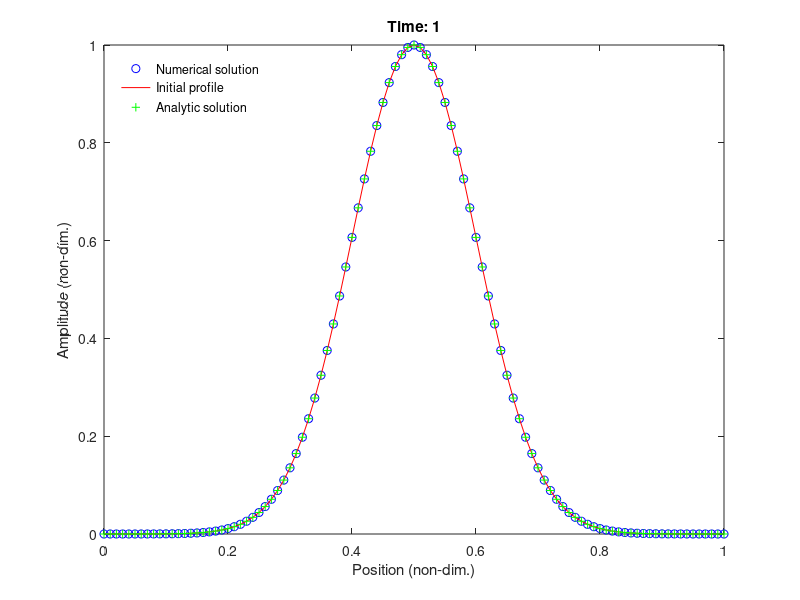
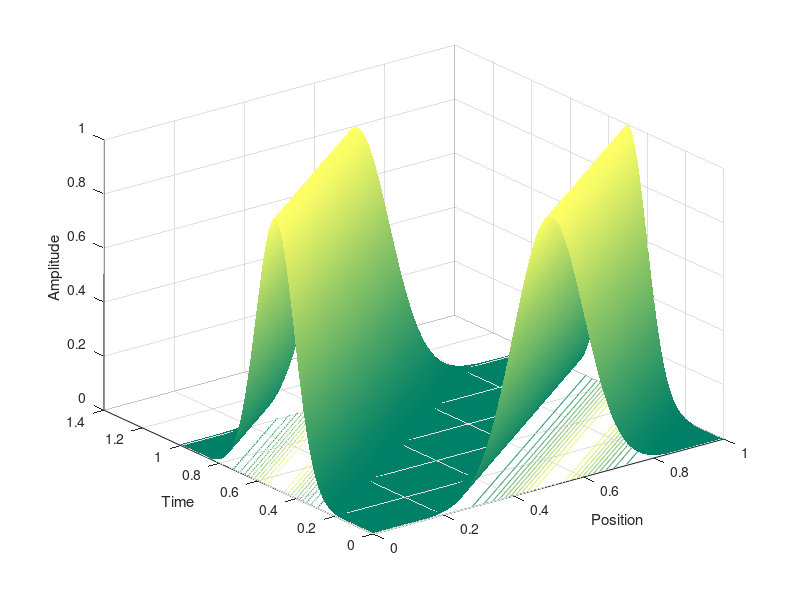

The MATLAB source for these figures, in order:
% advection_ftbs
% Solve the advection equation using FTBS with periodic BCs

% Clear memory and show only a few digits
clear all; format short;

% Propagation speed
c=1;

% Spatial and time steps
h=0.01;
tau=0.01;

% Number of steps such that the pulse should propagate through
% the periodic domain once
nsteps=ceil((1+h)/(c*tau));

% Vector of x values
x=0:h:1;
L=length(x);

% Diagonal matrix to implement the centred spatial first-derivative
D=eye(L)-diag(ones(L-1,1),-1);

% Additional elements for periodic boundary conditions
D(1,L)=-1;
% Update matrix
M=eye(L)-c*tau*D/h;

% Initial conditions (a Gaussian pulse at x = 0.5)
sig=0.1;
amp=exp(-0.5*(x-0.5).^2/sig^2)';
amp0=amp; 

% Record a(x,t) matrix for visualisation
amp_xt(:,1)=amp0;

% March forwards in time
figure(1);
time(1)=0;
for n=1:nsteps

    % Update the time and the wave amplitude profile
    time(n+1)=time(n)+tau;
    amp=M*amp;

    % Calculate the profile for the exact analytic solution
    k=floor(c*time(n+1)/h); % The index the peak has reached
    xp=x([k+1:end 1:k]); % Shift x to left by k steps
    
    % Plot the amplitude versus position, the initial amplitude
    % profile, and the analytic values, with annotations
    plot(x,amp,'bo',x,amp0,'r',xp,amp0,'g+')
    xlabel('Position (non-dim.)');
    ylabel('Amplitude (non-dim.)');
    title(['Time: ',num2str(time(n))]);
    drawnow; 
    pause(0.02);
    
    % Record a(x,t) matrix for visualisation
    amp_xt(:,n+1)=amp;
    
end

% Add annotation
handle=legend('Numerical solution','Initial profile',...
  'Analytic solution');
set (handle,'Box','off','Location','NorthWest')

% Visualisation of amplitude versus position and time. MATLAB
% uses a surfc(x(i),y(j),z(j,i)) convention, hence the transpose
figure(2);
colormap(summer);
surfc(x,time,amp_xt');
shading interp;
xlabel('Position'); ylabel('Time'); zlabel('Amplitude');

% Calculate the spectral radius of M
rho=max(abs(eig(M)));
disp(['Spectral radius: ',num2str(rho)]);
